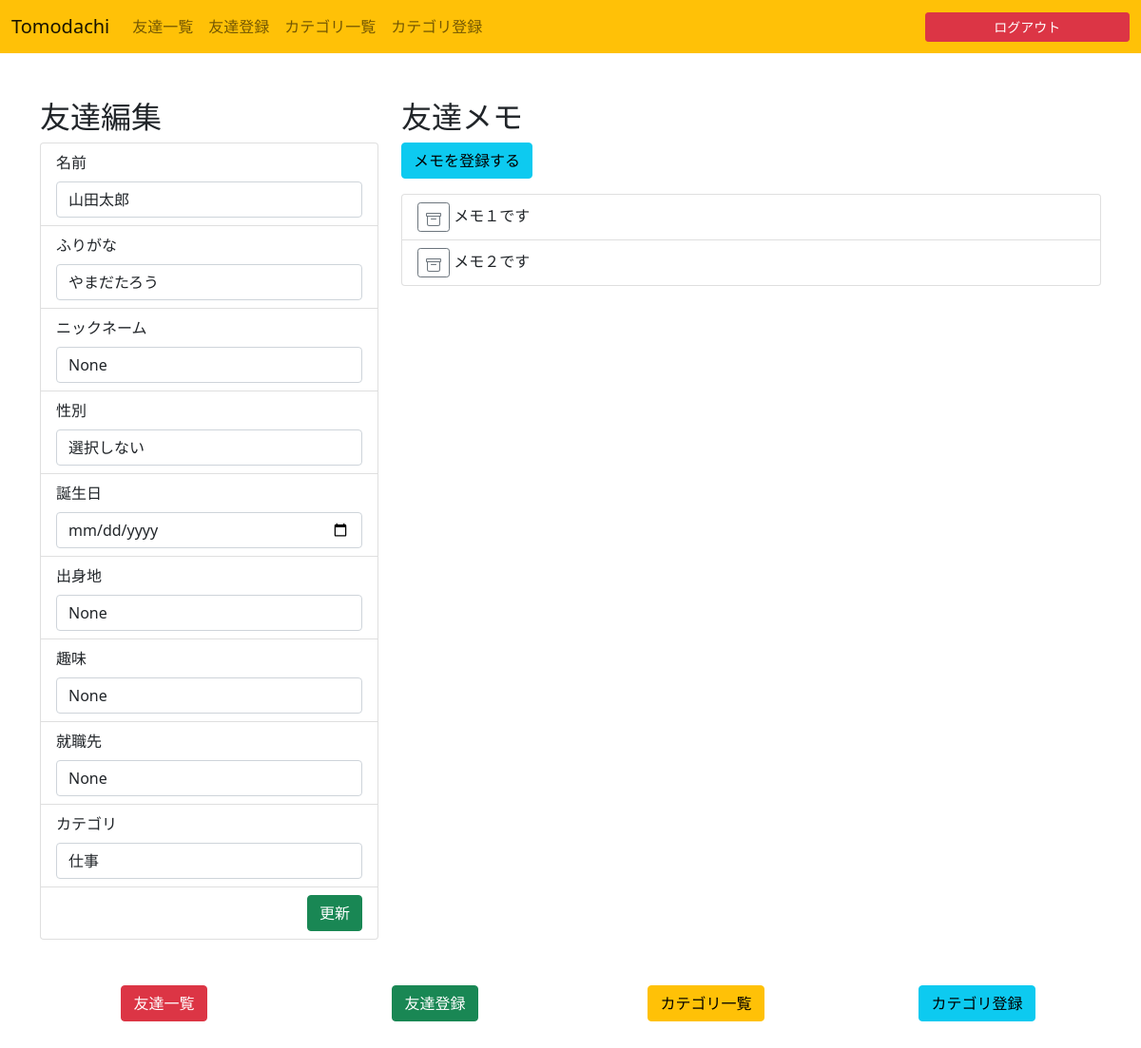
Before: /1/ (signed in) with the older database file.
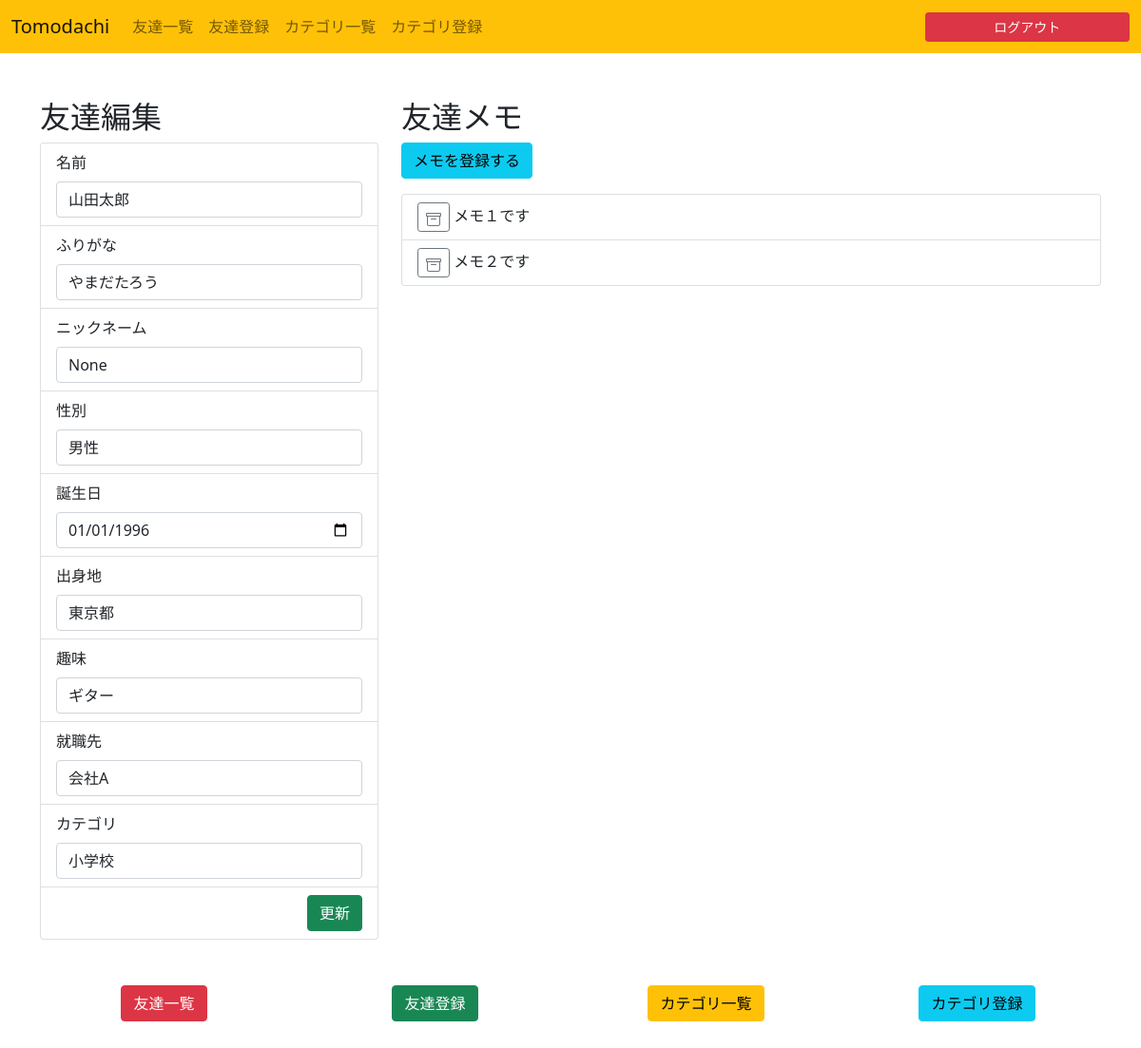
After: the same page with the newer database file.
### friendslist/models.py (models this page shows)
class Friend(models.Model):
    name = models.CharField(default="", max_length=20)
    furigana = models.CharField(blank=True, null=True, max_length=20)
    nickname = models.CharField(blank=True, null=True, max_length=20)
    sex = models.IntegerField(default=0)
    birthday = models.DateField(blank=True, null=True, auto_now=False, auto_now_add=False)
    birthplace = models.CharField(blank=True, null=True, max_length=30)
    hobby = models.CharField(blank=True, null=True, max_length=30)
    company = models.CharField(blank=True, null=True, max_length=30)
    created_at = models.DateTimeField(auto_now_add=True)
    updated_at = models.DateTimeField(auto_now=True)
    user = models.ForeignKey(get_user_model(), on_delete=models.CASCADE)
    category = models.ForeignKey(Category, on_delete=models.CASCADE, default=1)

class Category(models.Model):
    name = models.CharField(default="", max_length=20)
    created_at = models.DateTimeField(auto_now_add=True)
    updated_at = models.DateTimeField(auto_now=True)
    user = models.ForeignKey(get_user_model(), on_delete=models.CASCADE)

class Memo(models.Model):
    text = models.CharField(default="", max_length=100)
    created_at = models.DateTimeField(auto_now_add=True)
    updated_at = models.DateTimeField(auto_now=True)
    friend = models.ForeignKey(Friend, on_delete=models.CASCADE)

### friendslist/views.py (the view)
# urls.py: path('<slug:pk>/', views.friend, name="friend"),
@login_required
def friend(request, pk):
    if request.method == 'POST':
        friend = Friend.objects.get(pk=pk)
        form = FriendForm(request.POST, instance=friend)
        if form.is_valid():
            friend.save()
    user = request.user
    categories = Category.objects.filter(user=user)
    friend = Friend.objects.get(pk=pk)
    if friend.birthday is not None:
        friend_birthday = "{0:%Y-%m-%d}".format(friend.birthday)
    else:
        friend_birthday = friend.birthday
    memos = Memo.objects.filter(friend=friend)
    context = {
        'categories': categories,
        'friend': friend,
        'friend_birthday': friend_birthday,
        'memos': memos,
    }
    return render(request, 'friendslist/friend.html', context)

### templates/friendslist/friend.html (shortened to what this page needs)
{% extends 'friendslist/base.html' %}
{% block content %}
<main class="container mb-5">
    <form class="row" method="POST">
        <div class="col col-md-4">
            <h2>友達編集</h2>
            <ul class="list-group">
                <li class="list-group-item">
                    <label class="form-label">名前</label>
                    <input type="text" class="form-control" id="id_name" name="name" value="{{ friend.name }}">
                </li>
                <li class="list-group-item">
                    <label class="form-label">ふりがな</label>
                    <input type="text" class="form-control" id="id_furigana" name="furigana" value="{{ friend.furigana }}">
                </li>
                <li class="list-group-item">
                    <label class="form-label">ニックネーム</label>
                    <input type="text" class="form-control" id="id_nickname" name="nickname" value="{{ friend.nickname }}">
                </li>
                <li class="list-group-item">
                    <label class="form-label">性別</label>
                    <select class="form-control" id="id_sex" name="sex">
                        <option value="0" {% if friend.sex == 0 %}selected{% endif %}>選択しない</option>
                        <option value="1" {% if friend.sex == 1 %}selected{% endif %}>男性</option>
                    </select>
                </li>
                <li class="list-group-item">
                    <label class="form-label">誕生日</label>
                    <input type="date" class="form-control" id="id_birthday" name="birthday" value="{{ friend_birthday }}">
                </li>
                <li class="list-group-item">
                    <label class="form-label">出身地</label>
                    <input type="text" class="form-control" id="id_birthplace" name="birthplace" value="{{ friend.birthplace }}">
                </li>
                <li class="list-group-item">
                    <label class="form-label">趣味</label>
                    <input type="text" class="form-control" id="id_hobby" name="hobby" value="{{ friend.hobby }}">
                </li>
                <li class="list-group-item">
                    <label class="form-label">就職先</label>
                    <input type="text" class="form-control" id="id_company" name="company" value="{{ friend.company }}">
                </li>
                <li class="list-group-item">
                    <label class="form-label">カテゴリ</label>
                    <select class="form-control" id="id_category" name="category">
                        {% for category in categories %}
                        <option value="{{ category.pk }}" {% if category.pk == friend.category.pk %}selected{% endif %}>{{ category.name }}</option>
                        {% endfor %}
                    </select>
                </li>
                <li class="list-group-item">
                    <button type="submit" class="btn btn-success float-end">更新</button>
                </li>
            </ul>
        </div>
        <div class="column col-md-8">
            <h2>友達メモ</h2>
            <a class="btn btn-info mb-3" href="{% url 'memo_create' friend.pk %}" role="button">メモを登録する</a>
            <ul class="list-group">
                {% for memo in memos %}
                <li class="list-group-item">
                    <a href="{% url 'memo_delete' friend.pk memo.pk %}" class="btn btn-outline-secondary btn-sm">
                    </a>
                    {{ memo.text }}
                </li>
                {% endfor %}
            </ul>
        </div>
    </form>
</main>
{% endblock %}

### templates/friendslist/base.html (shortened to what this page needs)
<!DOCTYPE html>
<html lang="ja">
<head>
    <link href="https://cdn.jsdelivr.net/npm/bootstrap@5.0.0-beta1/dist/css/bootstrap.min.css" rel="stylesheet">
</head>
<body>
    {% include 'friendslist/snippets/header.html' %}
    {% block content %}
    {% endblock %}
    {% include 'friendslist/snippets/linkbtns.html' %}
</body>
</html>

### templates/friendslist/snippets/header.html (shortened to what this page needs)
<nav class="navbar navbar-expand-lg navbar-light bg-warning mb-5">
    <div class="container-fluid">
        <a class="navbar-brand" href="">Tomodachi</a>
        {% if user.is_authenticated %}
        <div class="collapse navbar-collapse" id="navbarNav">
            <ul class="navbar-nav">
                <li class="nav-item">
                    <a class="nav-link" aria-current="page" href="/">友達一覧</a>
                </li>
                <li class="nav-item">
                    <a class="nav-link" href="/create/">友達登録</a>
                </li>
                <li class="nav-item">
                    <a class="nav-link" href="/category/{{ first_category.pk }}/">カテゴリ一覧</a>
                </li>
                <li class="nav-item">
                    <a class="nav-link" href="/category/create/" tabindex="-1" aria-disabled="true">カテゴリ登録</a>
                </li>
            </ul>
        </div>
        {% endif %}
        {% if user.is_authenticated %}
        <a class="btn btn-sm btn-danger w-25" href="/logout/">ログアウト</a>
        {% else %}
        <div class="d-flex">
            <a href="/login/" class="btn btn-sm btn-info me-2">ログイン</a>
            <a href="/signup/" class="btn btn-sm btn-outline-info">新規登録</a>
        </div>
        {% endif %}
    </div>
</nav>

### templates/friendslist/snippets/linkbtns.html
<div class="container mb-5">
    <div class="row">
      <div class="col d-flex justify-content-center">
        <a class="btn btn-danger" href="/" role="button">友達一覧</a>
      </div>
      <div class="col d-flex justify-content-center">
        <a class="btn btn-success" href="/create/" role="button">友達登録</a>
      </div>
      <div class="col d-flex justify-content-center">
        <a class="btn btn-warning" href="/category/{{ first_category.pk }}/" role="button">カテゴリ一覧</a>
      </div>
      <div class="col d-flex justify-content-center">
        <a class="btn btn-info" href="/category/create/" role="button">カテゴリ登録</a>
      </div>
    </div>
</div>

Changed rows visible on the page:
changed Friend "山田太郎": sex "選択しない" → "男性"; birthplace "None" → "東京都"; hobby "None" → "ギター"; company "None" → "会社A"; category "仕事" → "小学校"
Other visible differences:
form field birthday: (not shown) → "01/01/1996"
